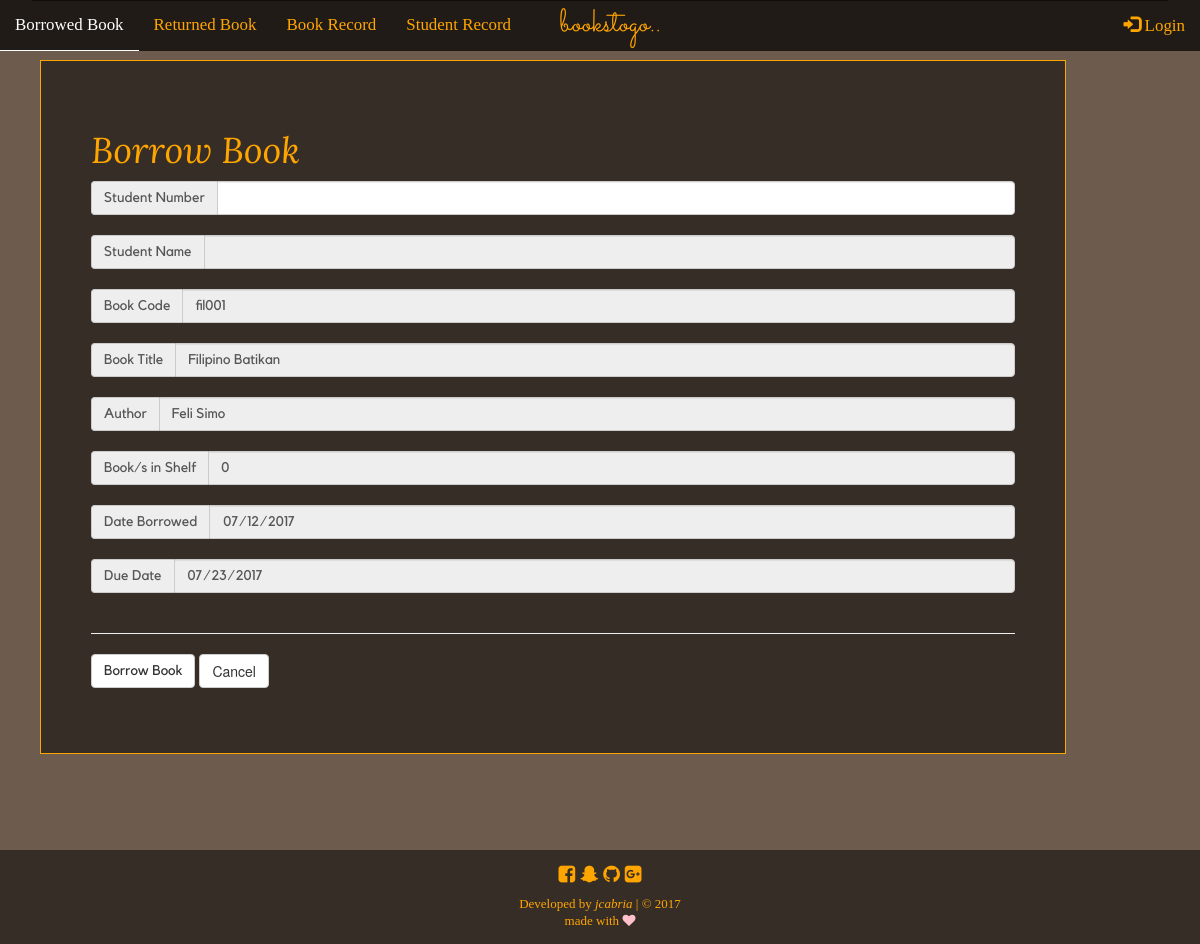
Before: /borrow_book3.php?title=Filipino Batikan with the older database file.
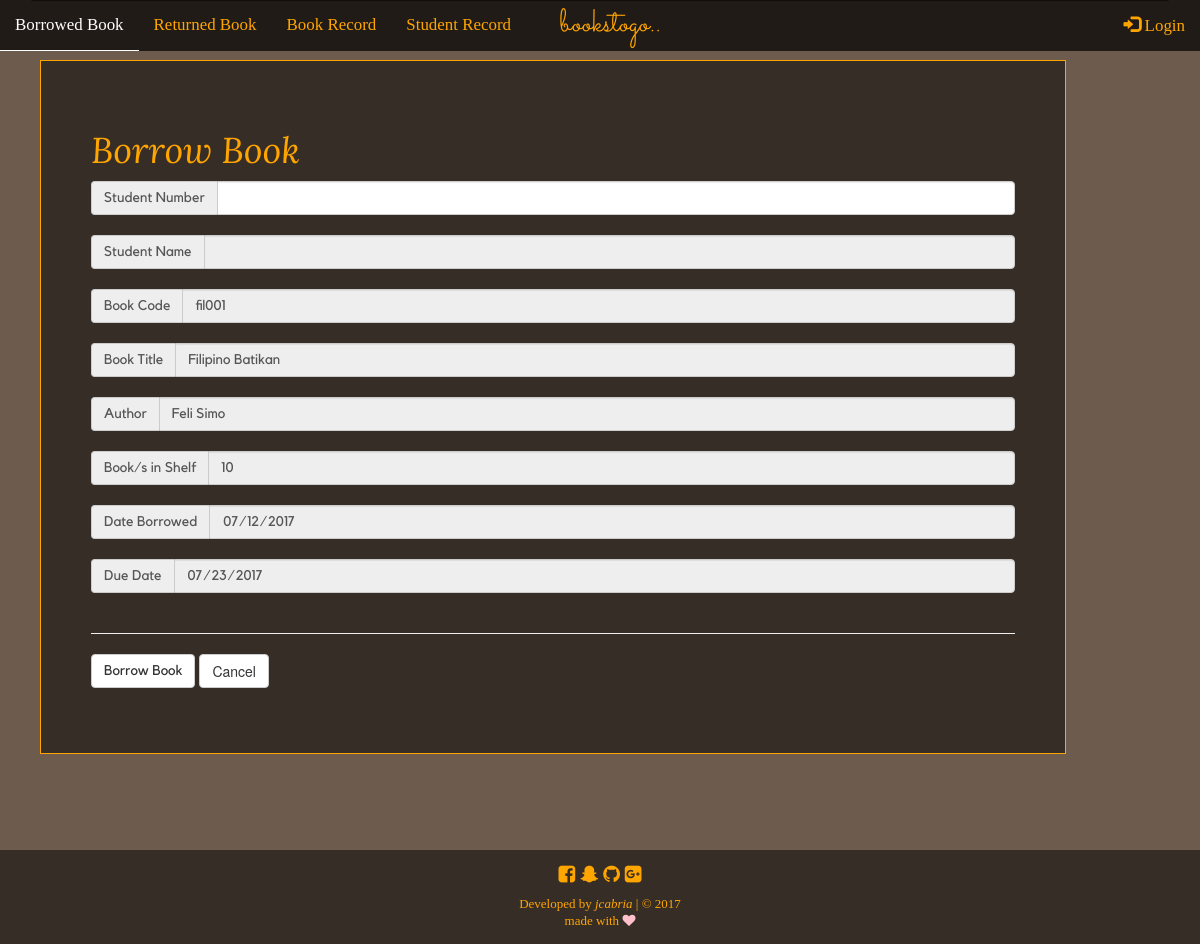
After: the same page with the newer database file.
### tables this page shows
CREATE TABLE `books_record` (
  `id` int(11) NOT NULL,
  `book_code` varchar(11) NOT NULL,
  `book_title` varchar(255) NOT NULL,
  `author` varchar(255) NOT NULL,
  `category` varchar(255) NOT NULL,
  `stocks` int(11) NOT NULL
);

### borrow_book3.php (the view, shortened to what this page needs)
<?php
function display_content() {
	require_once('connection.php');
	$book_title = $_GET['title'];
	$sql = "SELECT * FROM books_record WHERE book_title='$book_title'";
	$show = mysqli_query($conn, $sql);
	if (mysqli_num_rows($show) > 0) {
		while ($row = mysqli_fetch_assoc($show)) {
			extract($row);
		}
		echo "
			<div class='container-fluid'>
				<div class='container-fluid brw-div'>
					<h1>Borrow Book</h1>
					<form method='POST' action=''>
						<div class='input-group'>
							<span class='input-group-addon'>Student Number </span>
							<input type='text' id='stud_num' class='form-control' name='stud_num' required pattern='[0-9]{8}'>
						</div>
						<br>
						<div class='input-group'>
							<span class='input-group-addon'>Student Name</span>
							<input type='text' id='stud_name' class='form-control' name='stud_name' readonly>
						</div>
						<br>
						<div class='input-group'>
							<span class='input-group-addon'>Book Code</span>
							<input type='text' class='form-control' name='book_code' value='$book_code' readonly>
						</div>
						<br>
						<div class='input-group'>
								<span class='input-group-addon'> Book Title </span>
								<input type='text' class='form-control' name='book_title' value='$book_title' readonly>
							</div>
							<br>
							<div class='input-group'>
								<span class='input-group-addon'> Author </span>
								<input type='text' class='form-control' name='author' value='$author' readonly>
							</div>
							<br>
							<div class='input-group'>
								<span class='input-group-addon'> Book/s in Shelf </span>
								<input type='text' class='form-control' name='stock' value='$stocks' readonly>
							</div>
							<br>
							<div class='input-group'>
								<span class='input-group-addon'> Date Borrowed </span>
								<input type='date' class='form-control' name='date_brw' id='myDate' readonly>
							</div>
							<br>
							<div class='input-group'>
								<span class='input-group-addon'> Due Date </span>
								<input type='date' class='form-control' name='due_date' id='tomDate' readonly>
							</div>
							<br>
							<hr>
							<div class='form-group buttons'>
								<input class='btn btn-default' type='submit' name='borrow_btn' value='Borrow Book'>
								<a href='index.php' class='btn btn-default'>Cancel</a>
							</div>
						</form>
					</div>
				</div>";
	}
}
require_once('template.php');
?>

Changed rows visible on the page:
changed books_record "fil001": stock "0" → "10"
